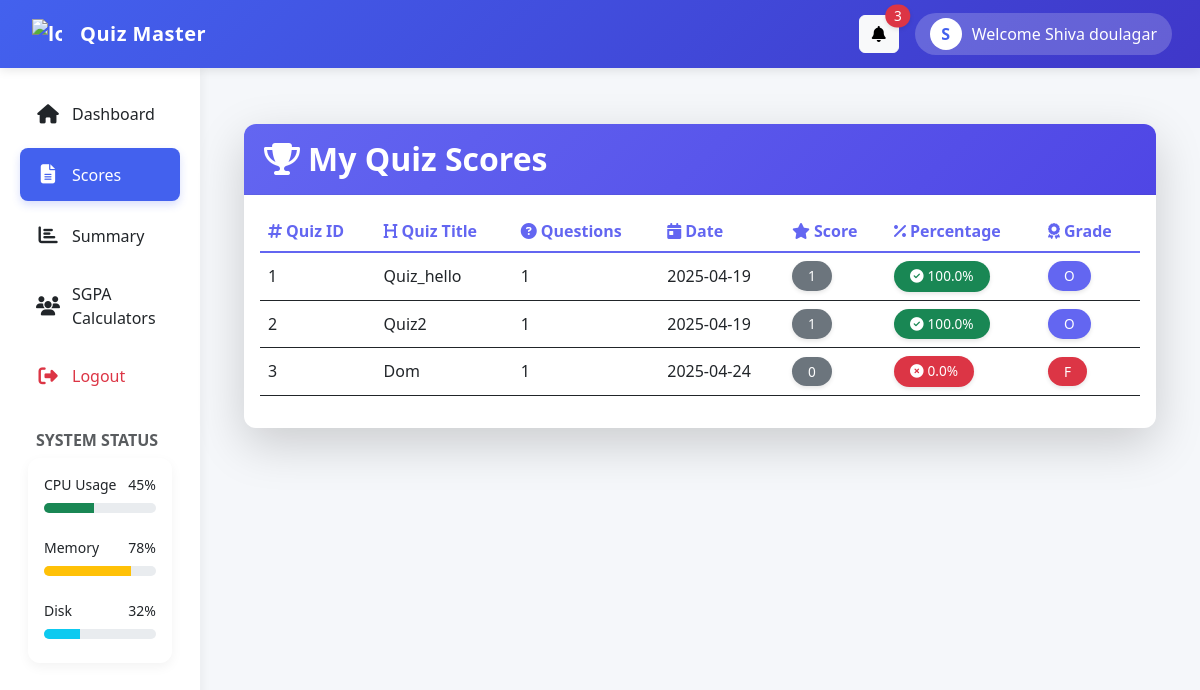
The page /students/shivadoulager@gmail.com/scores (signed in) on the database its author committed.
### models.py (models this page shows, shortened)
class Users(db.Model):
    __tablename__ = 'users'
    id = db.Column(db.Integer, primary_key=True, autoincrement=True)
    mail = db.Column(db.String(50), nullable=False, unique=True)
    password = db.Column(db.String(50), nullable=False)
    fullname = db.Column(db.String(50), nullable=False)
    qualification = db.Column(db.String(50), nullable=False)
    dob = db.Column(db.DateTime, default=datetime.utcnow)

class Scores(db.Model):
    __tablename__ = 'scores'
    id = db.Column(db.Integer, primary_key=True, autoincrement=True)
    quiz_id = db.Column(db.Integer, db.ForeignKey('quiz.id'), nullable=False)
    user_id = db.Column(db.Integer, db.ForeignKey('users.id'), nullable=False)
    time = db.Column(db.DateTime, default=datetime.utcnow)
    total_score = db.Column(db.Integer, nullable=False)
    number_of_questions = db.Column(db.Integer, nullable=False)
    quiz = db.relationship('Quiz', backref='scores')
    user = db.relationship('Users', backref='scores')

class Quiz(db.Model):
    __tablename__ = 'quiz'
    id = db.Column(db.Integer, primary_key=True, autoincrement=True)
    chapter_id = db.Column(db.Integer, db.ForeignKey('chapters.id'), nullable=False)
    quiz_title = db.Column(db.String(50), nullable=False,default="Unnamed Quiz")
    date_of_quiz = db.Column(db.DateTime, default=datetime.utcnow)
    time_duration = db.Column(db.Integer, nullable=False)
    remarks = db.Column(db.String(255), nullable=True)
    chapter = db.relationship('Chapter', backref='quiz')

### students/students.py (the view)
@students_bp.route("/<mail>/scores")
def scores(mail):
    if "user" not in session or session["user"]["role"] != "student":
                flash("Access denied! Please log in as a student.")
                return redirect(url_for("signin"))
    try:
        db = sqlite3.connect("instance/quiz_master.db")
        cur = db.cursor()
        cur.execute(
            """
                SELECT scores.quiz_id,scores.total_score,number_of_questions,scores.time,quiz.quiz_title
                    FROM scores
                    JOIN users on users.id  = scores.user_id
                    JOIN quiz on quiz.id = scores.quiz_id
                    WHERE users.mail = ?
        """,
            (mail,),
        )
        data = cur.fetchall()
        name = user_name(mail)
        return render_template("scores.html", mail=mail, data=data,name = name[0],title = "Scores")
    except Exception as e:
        flash(f"Error:{e}")
        return redirect(url_for("student_dashboard", mail=mail))
    finally:
        if db is not None:
            db.close()

### app.py (called while the page is built)
@app.before_request
def session_timeout():
    session.permanent = True
    app.permanent_session_lifetime = timedelta(minutes=30)  # Set timeout duration

### students/students.py (called while the page is built)
def user_name(mail):
    db = None
    try:
        if "user" not in session or session["user"]["role"] != "student":
            flash("Access denied! Please log in as a student.")
            return redirect(url_for("signin"))
        db = sqlite3.connect("instance/quiz_master.db")
        cur = db.cursor()
        name = cur.execute(
                """
                SELECT fullname FROM users WHERE  mail = ?
            """,
                (mail,),
            ).fetchone()
        return name
    except Exception as e:
        print(e)
    finally:
        if db is not None:
            db.close()

### students/templates/scores.html (shortened to what this page needs)
{% extends "stu_dash.html" %}
{% block content %}
<div class="container py-4">
  <div class="card shadow-lg border-0 rounded-lg">
    <div class="card-header bg-gradient-purple text-white py-3">
      <h2 class="mb-0 fw-bold"><i class="fas fa-trophy me-2"></i>My Quiz Scores</h2>
    </div>
    <div class="card-body">
      <div class="table-responsive">
        <table class="table border-0 table-hover">
          <thead class="bg-light">
            <tr>
              <th scope="col" class="fw-bold text-purple"><i class="fas fa-hashtag me-1"></i>Quiz ID</th>
              <th scope="col" class="fw-bold text-purple"><i class="fas fa-heading me-1"></i>Quiz Title</th>
              <th scope="col" class="fw-bold text-purple non"><i class="fas fa-question-circle me-1"></i>Questions</th>
              <th scope="col" class="fw-bold text-purple non"><i class="fas fa-calendar-day me-1"></i>Date</th>
              <th scope="col" class="fw-bold text-purple"><i class="fas fa-star me-1"></i>Score</th>
              <th scope="col" class="fw-bold text-purple"><i class="fas fa-percent me-1"></i>Percentage</th>
              <th scope="col" class="fw-bold text-purple"><i class="fas fa-award me-1"></i>Grade</th>
            </tr>
          </thead>
          <tbody>
            {% for quiz in data %}
            <tr class="align-middle">
              <td class="fw-medium">{{quiz[0]}}</td>
              <td>{{quiz[4] | capitalize}}</td>
              <td class="non">{{quiz[2]}}</td>
              <td class="non">{{quiz[3][:10]}}</td>
              <td>
                <span class="badge bg-secondary px-3 py-2 rounded-pill fw-normal">
                  {{quiz[1]}}
                </span>
              </td>
              {% set score = quiz[1] | int %}
              {% set total = quiz[2] | int %}
              {% set percentage = (score / total * 100) | round(1) if total > 0 else 0 %}
              <td>
                {% if percentage >= 90 %}
                  <span class="badge bg-success px-3 py-2 rounded-pill fw-normal">
                    <i class="fas fa-check-circle me-1"></i>{{percentage}}%
                  </span>
                {% elif percentage >= 70 %}
                  <span class="badge bg-primary px-3 py-2 rounded-pill fw-normal">
                    <i class="fas fa-thumbs-up me-1"></i>{{percentage}}%
                  </span>
                {% elif percentage >= 50 %}
                  <span class="badge bg-warning px-3 py-2 rounded-pill fw-normal text-dark">
                    <i class="fas fa-exclamation-circle me-1"></i>{{percentage}}%
                  </span>
                {% else %}
                  <span class="badge bg-danger px-3 py-2 rounded-pill fw-normal">
                    <i class="fas fa-times-circle me-1"></i>{{percentage}}%
                  </span>
                {% endif %}
              </td>
              <td>
                {% if percentage >= 90 %}
                  <span class="badge bg-purple px-3 py-2 rounded-pill fw-normal">O</span>
                {% elif percentage >= 80 %}
                  <span class="badge bg-success px-3 py-2 rounded-pill fw-normal">A+</span>
                {% elif percentage >= 70 %}
                  <span class="badge bg-success px-3 py-2 rounded-pill fw-normal">A</span>
                {% elif percentage >= 60 %}
                  <span class="badge bg-primary px-3 py-2 rounded-pill fw-normal">B+</span>
                {% elif percentage >= 50 %}
                  <span class="badge bg-info px-3 py-2 rounded-pill fw-normal">B</span>
                {% elif percentage >= 40 %}
                  <span class="badge bg-warning px-3 py-2 rounded-pill fw-normal text-dark">C</span>
                {% else %}
                  <span class="badge bg-danger px-3 py-2 rounded-pill fw-normal">F</span>
                {% endif %}
              </td>
            </tr>
            {% endfor %}
          </tbody>
        </table>
      </div>
    </div>
  </div>
</div>
<link rel="stylesheet" href="https://cdnjs.cloudflare.com/ajax/libs/font-awesome/6.4.0/css/all.min.css">
{% endblock %}

### students/templates/stu_dash.html (shortened to what this page needs)
<!DOCTYPE html>
<html lang="en">
  <head>
    <link href="https://cdn.jsdelivr.net/npm/bootstrap@5.3.0-alpha1/dist/css/bootstrap.min.css" rel="stylesheet">
    <link rel="stylesheet" href="https://cdnjs.cloudflare.com/ajax/libs/font-awesome/6.4.0/css/all.min.css">
    <link rel="stylesheet" href="https://cdnjs.cloudflare.com/ajax/libs/animate.css/4.1.1/animate.min.css">
    <link rel="stylesheet" href="{{ url_for('admin.static', filename='css/style.css') }}">
  </head>
  <body>
    <nav class="navbar navbar-expand-lg sticky-top">
      <div class="container-fluid ps-3 gap-2">
        <div class="navbar-brand">
          <img src="{{url_for('static',filename='images/student.png')}}" alt="logo" width="30" class="d-inline-block align-text-top animate__animated animate__flipInY">
          <span class="ms-2">Quiz Master</span>
        </div>
        <div class="collapse navbar-collapse justify-content-end" id="navbarSupportedContent">
          <div class="dropdown me-3">
            <button class="btn btn-light position-relative" type="button" id="notificationsDropdown" data-bs-toggle="dropdown" aria-expanded="false">
              <i class="fas fa-bell"></i>
              <span class="position-absolute top-0 start-100 translate-middle badge rounded-pill bg-danger">3</span>
            </button>
          </div>
          <div class="profile-dropdown dropdown">
            <button class="dropdown-toggle" type="button" id="profileDropdown" data-bs-toggle="dropdown" aria-expanded="false">
              <div class="avatar">{{name[0]}}</div>
              <span>Welcome {{name|capitalize}}</span>
            </button>
          </div>
        </div>
      </div>
    </nav>
    <div class="container-fluid">
      <div class="row">
        <div class="col-md-3 col-lg-2 d-none d-md-block sidebar">
          <div class="position-sticky">
            <ul class="nav flex-column">
              <li class="nav-item">
                <a class="nav-link {% if request.endpoint == 'students.student_dashboard' %}active{% endif %}" href="{{ url_for('students.student_dashboard', mail=mail)}}">
                  <span class="nav-icon"><i class="fas fa-home"></i></span>
                  <span>Dashboard</span>
                </a>
              </li>
              <li class="nav-item">
                <a class="nav-link {% if request.endpoint == 'students.scores' %}active{% endif %}" href="{{ url_for('students.scores', mail=mail) }}">
                  <span class="nav-icon"><i class="fas fa-file-alt"></i></span>
                  <span>Scores</span>
                </a>
              </li>
              <li class="nav-item">
                <a class="nav-link {% if request.endpoint == 'students.summary' %}active{% endif %}" href="{{ url_for('students.summary', mail=mail) }}">
                  <span class="nav-icon"><i class="fas fa-chart-bar"></i></span>
                  <span>Summary</span>
                </a>
              </li>
              <li class="nav-item">
                <a class="nav-link {% if request.endpoint == 'sgpa.main' %}active{% endif %}" href="{{ url_for('sgpa.main', mail=mail) }}">
                  <span class="nav-icon"><i class="fas fa-users"></i></span>
                  <span>SGPA Calculators</span>
                </a>
              </li>
              <li class="nav-item mt-auto">
                <a class="nav-link text-danger" href="{{ url_for('logout') }}">
                  <span class="nav-icon"><i class="fas fa-sign-out-alt"></i></span>
                  <span>Logout</span>
                </a>
              </li>
            </ul>
            <div class="mt-4 px-3">
              <h6 class="text-uppercase text-muted fw-bold fs-7 px-2">System Status</h6>
              <div class="card p-3 mb-2">
                <div class="d-flex justify-content-between align-items-center mb-2">
                  <small>CPU Usage</small>
                  <small>45%</small>
                </div>
                <div class="progress">
                  <div class="progress-bar bg-success" role="progressbar" style="width: 45%"></div>
                </div>
                <div class="d-flex justify-content-between align-items-center mb-2 mt-3">
                  <small>Memory</small>
                  <small>78%</small>
                </div>
                <div class="progress">
                  <div class="progress-bar bg-warning" role="progressbar" style="width: 78%"></div>
                </div>
                <div class="d-flex justify-content-between align-items-center mb-2 mt-3">
                  <small>Disk</small>
                  <small>32%</small>
                </div>
                <div class="progress">
                  <div class="progress-bar bg-info" role="progressbar" style="width: 32%"></div>
                </div>
              </div>
            </div>
          </div>
        </div>
        <div class="col-md-9 col-lg-10 main-content" style="z-index: 10000;">
          <div class="animate__animated animate__fadeIn">
            {% block content %} {% endblock %}
          </div>
        </div>
      </div>
    </div>
  </body>
</html>

### admin/static/css/style.css (style rules this page uses)
body { background: #f8f9fa; }
.row { min-height: 80vh; }
.table th, .table td { vertical-align: middle; }

### students/templates/stu_dash.html (style rules this page uses)
:root { --primary-color: #4361ee; --secondary-color: #3f37c9; --accent-color: #4895ef; --light-color: #f8f9fa; --dark-color: #212529; --success-color: #4caf50; --info-color: #2196f3; --warning-color: #ff9800; --danger-color: #f44336; }
body { font-family: 'Segoe UI', Tahoma, Geneva, Verdana, sans-serif; background-color: #f5f7fa; transition: all 0.3s ease; }
.navbar { background: linear-gradient(135deg, var(--primary-color), var(--secondary-color)); box-shadow: 0 2px 10px rgba(0, 0, 0, 0.1); padding: 0.8rem 1rem; }
.navbar-brand { color: white !important; font-weight: 600; letter-spacing: 0.5px; display: flex; align-items: center; gap: 10px; }
.sidebar { background-color: white; box-shadow: 2px 0 10px rgba(0, 0, 0, 0.05); height: calc(100vh - 56px); position: sticky; top: 56px; padding-top: 1rem; overflow-y: auto; transition: all 0.3s ease; }
.sidebar .nav-link { color: var(--dark-color); padding: 12px 16px; margin: 4px 8px; border-radius: 8px; display: flex; align-items: center; gap: 12px; transition: all 0.2s ease; }
.sidebar .nav-link.active { background-color: var(--primary-color); color: white !important; font-weight: 500; box-shadow: 0 4px 8px rgba(67, 97, 238, 0.2); }
.sidebar .nav-icon { font-size: 1.2rem; width: 24px; text-align: center; }
.main-content { padding: 2rem; animation: fadeIn 0.5s ease; }
.card { border: none; border-radius: 12px; box-shadow: 0 4px 12px rgba(0, 0, 0, 0.05); transition: all 0.3s ease; overflow: hidden; margin-bottom: 1.5rem; }
.card-header { background-color: transparent; border-bottom: 1px solid rgba(0, 0, 0, 0.05); padding: 1.25rem; font-weight: 600; }
.profile-dropdown { position: relative; display: inline-block; }
.profile-dropdown .dropdown-toggle { background: rgba(255, 255, 255, 0.2); border-radius: 50px; padding: 5px 15px; display: flex; align-items: center; gap: 10px; color: white; cursor: pointer; border: none; }
.profile-dropdown .dropdown-toggle:after { display: none; }
.profile-dropdown .avatar { width: 32px; height: 32px; border-radius: 50%; background-color: #fff; display: flex; align-items: center; justify-content: center; color: var(--primary-color); font-weight: bold; }
.progress { height: 10px; border-radius: 5px; overflow: hidden; margin-bottom: 8px; }
.animate__fadeInUp { animation-duration: 0.5s; }

### students/templates/scores.html (style rules this page uses)
:root { --primary-purple: #6366f1; --light-purple: #8287f7; --dark-purple: #4f46e5; --soft-purple: #eef2ff; }
.bg-gradient-purple { background: linear-gradient(135deg, var(--primary-purple) 0%, var(--dark-purple) 100%); }
.bg-purple { background-color: var(--primary-purple); color: white; }
.text-purple { color: var(--primary-purple) !important; }
.card { transition: all 0.3s; border-radius: 12px; overflow: hidden; }
thead tr { border-bottom: 2px solid var(--primary-purple); }
tbody tr { transition: all 0.2s; }
.badge { font-size: 0.85rem; font-weight: 500; box-shadow: 0 2px 4px rgba(0,0,0,0.1); }

### rows shown on the page
Users: fullname "S", fullname "Shiva doulagar"
Scores: quiz "1", quiz_title "Quiz_hello", number_of_questions "1", time "2025-04-19", total_score "1", percentage "100.0", shows "O"
Scores: quiz "2", quiz_title "Quiz2", number_of_questions "1", time "2025-04-19", total_score "1", percentage "100.0", shows "O"
Scores: quiz "3", quiz_title "Dom", number_of_questions "1", time "2025-04-24", total_score "0", percentage "0.0", shows "F"
